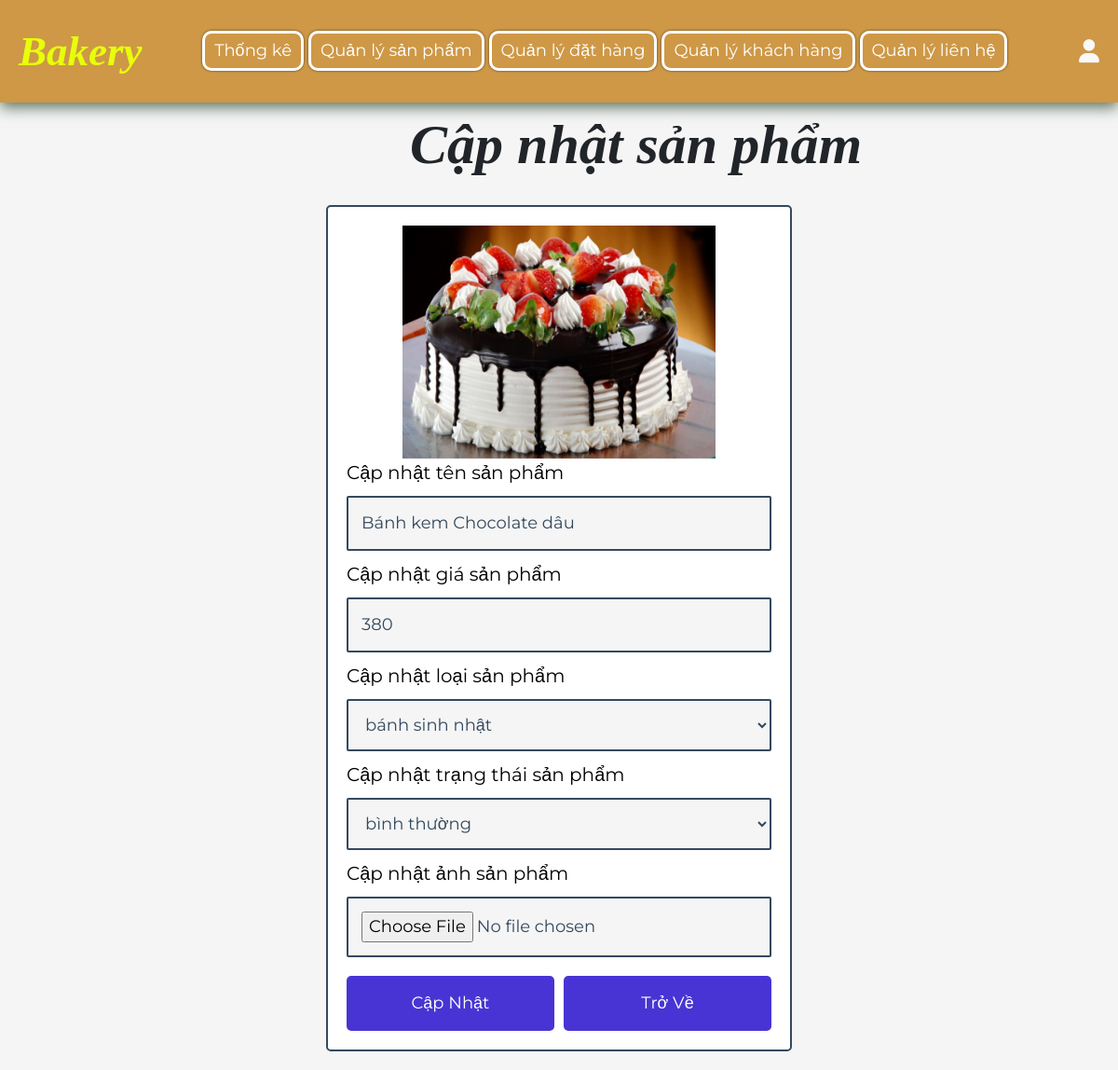
Screenshot of /capnhat_sp.php?update=1 (signed in) with the database file from the repository.
### tables this page shows
CREATE TABLE `sanpham` (
  `id_sp` int(100) NOT NULL primary key AUTO_INCREMENT,
  `ten_sp` varchar(100) NOT NULL,
  `loai_sp` varchar(500) NOT NULL,
  `gia_sp` int(10) NOT NULL,
  `anh_sp` varchar(100) NOT NULL,
  `trangthai_sp`  varchar(100) NOT NULL
);

### capnhat_sp.php (the view, shortened to what this page needs)
<?php
include 'partials/connect.php';
?>
<!DOCTYPE html>
<html lang="en">
<head>
   <link rel="stylesheet" href="https://cdnjs.cloudflare.com/ajax/libs/font-awesome/6.1.1/css/all.min.css">
   <link href="https://cdn.jsdelivr.net/npm/bootstrap@5.0.2/dist/css/bootstrap.min.css" rel="stylesheet">
   <link rel="stylesheet" href="css/style_admin.css">
</head>
<body>
<?php include 'partials/admin_header.php' ?>
<span class=head3>Cập nhật sản phẩm</span>
<section class="update-product">
   <?php
      $update_id = $_GET['update'];
      $show_products = $conn->prepare("SELECT * FROM `sanpham` WHERE id_sp = ?");
      $show_products->execute([$update_id]);
      if($show_products->rowCount() > 0){
         while($fetch_products = $show_products->fetch(PDO::FETCH_ASSOC)){
   ?>
   <form action="" method="POST" enctype="multipart/form-data">
      <img src="uploaded_img/<?= $fetch_products['anh_sp']; ?>" alt="">
      <span >Cập nhật tên sản phẩm</span>
      <input type="text" required placeholder="Nhập tên sản phẩm" name="name" maxlength="100" class="box" value="<?= $fetch_products['ten_sp']; ?>">
      <span>Cập nhật giá sản phẩm</span>
      <input type="number" required placeholder="Nhập vào giá sản phẩm" name="price" onkeypress="if(this.value.length == 10) return false;" class="box" value="<?= $fetch_products['gia_sp']; ?>">
      <span>Cập nhật loại sản phẩm</span>
      <select name="category" class="box" required>
         <option selected value="<?= $fetch_products['loai_sp']; ?>"><?= $fetch_products['loai_sp']; ?></option>
      </select>
      <span>Cập nhật trạng thái sản phẩm</span>
      <select name="trangthai" class="box" required>
         <option selected value="<?= $fetch_products['trangthai_sp']; ?>"><?= $fetch_products['trangthai_sp']; ?></option>
      </select>
      <span>Cập nhật ảnh sản phẩm</span>
      <input type="file" name="image" class="box" accept="image/jpg, image/jpeg, image/png, image/webp">
      <div class="flex-btn">
         <input type="submit" value="Cập nhật" class="btn" name="update">
         <a href="ql_sanpham.php" class="btn">Trở về</a>
      </div>
   </form>
   <?php
         }
      }else{
         echo '<p class="empty">Chưa có sản phẩm được thêm vào</p>';
      }
   ?>
</section>
</body>
</html>

### css/style_admin.css (style rules this page uses)
:root { --main-color: #4834d4; --red: #e74c3c; --orange: #f39c12; --black: #34495e; --white: #fff; --light-bg: #f5f5f5; --light-color: #999; --border: .2rem solid var(--black); --box-shadow: 0 .5rem 1rem rgba(0, 0, 0, .1); }
* { font-family: 'Montserrat', sans-serif; margin: 0; padding: 0; box-sizing: border-box; text-decoration: none; outline: none; border: none; }
html { font-size: 62.5%; overflow-x: hidden; }
body { background-color: var(--light-bg); }
section { max-width: 1200px; margin: 0 auto; padding: 2rem; }
.btn, .btn-delete { display: block; margin-top: 1rem; border-radius: .5rem; cursor: pointer; width: 100%; font-size: 1.8rem; color: white; padding: 1.5rem 3rem; text-transform: capitalize; text-align: center; text-decoration: none; float: center; }
.btn { background-color: var(--main-color); }
.flex-btn { display: flex; gap: 1rem; }
.head3 { font-size: 60px; font-family: serif; font-style: italic; font-weight: bold; text-align: center; padding-left: 440px; padding-top: 100px; }
.update-product form { margin: 0 auto; max-width: 50rem; background-color: var(--white); border-radius: .5rem; box-shadow: black; border: var(--border); padding: 2rem; }
.update-product form img { height: 25rem; width: 100%; object-fit: contain; }
.update-product form .box { background-color: var(--light-bg); border: var(--border); width: 100%; padding: 1.4rem; font-size: 1.8rem; color: var(--black); border-radius: .2rem; margin: 1rem 0; }
.update-product form span { padding-top: 5px; font-size: 2rem; color: black; }

### rows the page displays
sanpham: anh_sp (picture), name "Bánh kem Chocolate dâu", price "380", category "bánh sinh nhật", trangthai "bình thường"
